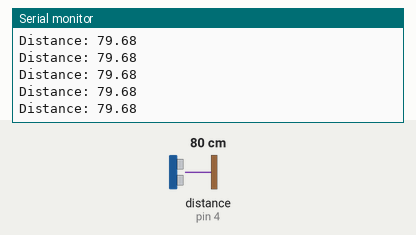
A sketch run on a simulated Arduino Uno, built with avr-gcc and run on an emulated ATmega328P. Shown: the last lines printed to the serial monitor. Wiring (inferred from the names in the program): ultrasonic range finder: trigger pin 3; echo pin 4. The inputs (shaded band) are chosen by the test bench; at power-on: distance to the obstacle (sensor on pin 4) 80 cm. The echo pulse lasts 58.3 µs per cm.

Above: at 1.2 s.
1.3 s: distance to the obstacle (sensor on pin 4) set to 2 cm
At 2.4 s:
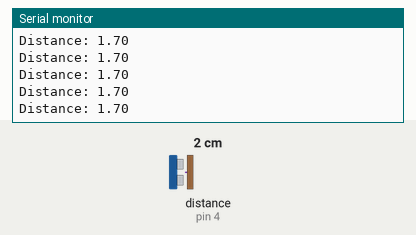
4.3 s: distance to the obstacle (sensor on pin 4) set to 18 cm
At 4.9 s:
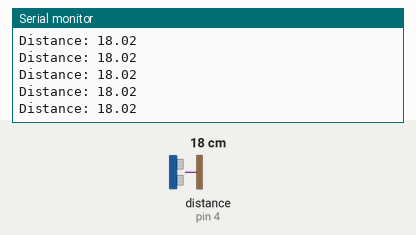
7.3 s: distance to the obstacle (sensor on pin 4) set to 60 cm
At 8.3 s:
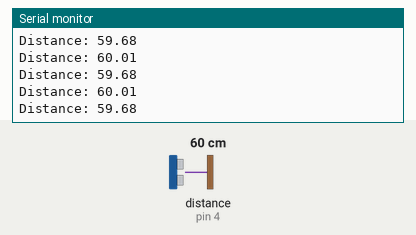
10.3 s: distance to the obstacle (sensor on pin 4) set to 120 cm
At 11.1 s:
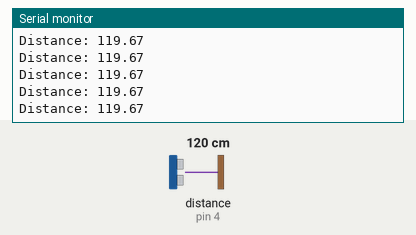
Timing chart, 0 to 13.3 s (numbered marks = the images above; inputs shaded):
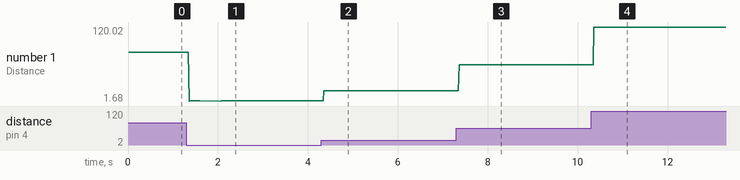

Measured:
- after the input at 1.3 s, the serial monitor: prints a new line after 0.06 s (image 1)
- after the input at 4.3 s, the serial monitor: prints a new line after 0.06 s (image 2)
- after the input at 7.3 s, the serial monitor: prints a new line after 0.07 s (image 3)
- after the input at 10.3 s, the serial monitor: prints a new line after 0.06 s (image 4)
- plotted number 1: 79.68 → 1.7 after the input at 1.3 s, 1.7 → 17.7 after the input at 4.3 s, 17.7 → 59.68 after the input at 7.3 s, 59.68 → 119.67 after the input at 10.3 s

The sketch:

Radar.ino
```cpp
#include <Servo.h>
const int trigPin = 3;//pin declarations and variable assignment
const int echoPin = 4;
int pos = 0;
int range = 50;
int increment = 2;
Servo myservo;
void setup() {
  Serial.begin(9600);
  pinMode(trigPin, OUTPUT);
  pinMode(echoPin, INPUT);
}


void loop() {
  int closestpos = 90;
  float closest = 1000000;
  for (int i = 0; i<=180; i += 2 ) { //loop for the servo to occilate over 180 deg
    myservo.write(pos);
    delay(10);                      // waits for the servo to reach the position
    float current = Distance();
    if (current < closest){ //logic to find closest position
      closestpos = pos;
      closest = current;
    }
    pos += increment;
  }
  if (closest < range){ //servo 'looks' at closest position within range
    myservo.write(closestpos);
    delay(500);
  }
  increment = 0-increment; //flips the incrememnet between positive and negative to acheive occilation of the servo
  Serial.println(increment);

}


int Distance(){ //function to measure distance
  digitalWrite(trigPin, LOW);
  delayMicroseconds(2);
  digitalWrite(trigPin, HIGH);
  delayMicroseconds(10);
  digitalWrite(trigPin, LOW);

  float duration = pulseIn(echoPin, HIGH);
  float distance = (duration*.0343)/2;
  Serial.print("Distance: ");
  Serial.println(distance);
  return distance;
  delay(50);
}
```
